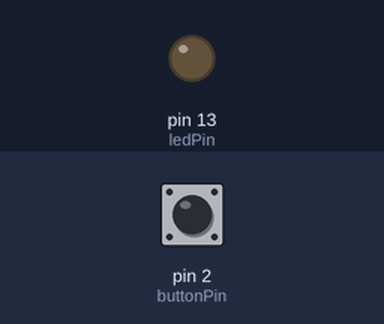
Bench run of a sketch on a simulated Arduino Uno, built with avr-gcc and run on an emulated ATmega328P. Parts: output pins drawn as LEDs (lit = HIGH). The inputs (shaded band) are chosen by the test bench; at power-on: pin 2 (buttonPin) HIGH.

Above: at 1.2 s.
1.3 s: pin 2 (buttonPin) pulled LOW for 0.15 s
At 1.9 s:
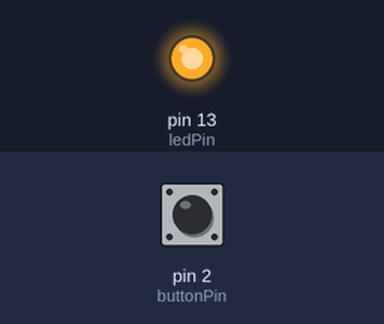
2.9 s: pin 2 (buttonPin) pulled LOW for 1 s
At 4.3 s:
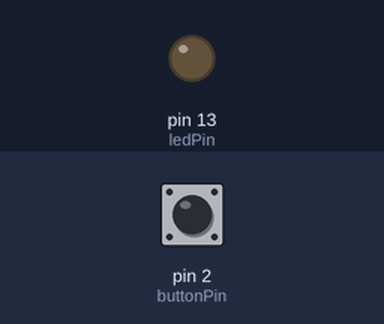
5.4 s: pin 2 (buttonPin) pulled LOW for 3.2 s
At 6.2 s:
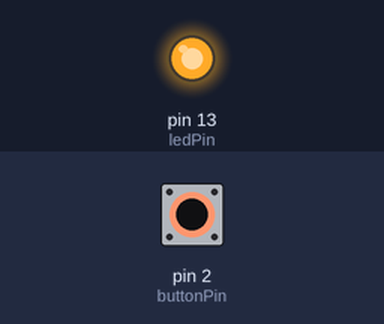
Timing chart, 0 to 8.4 s (numbered marks = the images above; inputs shaded):
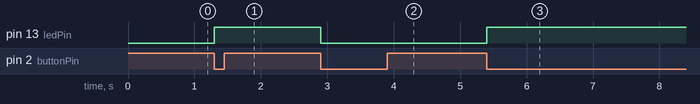

Measured:
- after the input at 1.3 s, pin 13 (ledPin): LOW → HIGH at once
- after the input at 2.9 s, pin 13 (ledPin): HIGH → LOW at once
- after the input at 5.4 s, pin 13 (ledPin): LOW → HIGH at once

The sketch:

Exercise1Arduino.ino
```cpp
const int ledPin = 13; //PORTB5
const int buttonPin = 2; // INT0

volatile bool ledState = false;

void setup() {
  pinMode(ledPin, OUTPUT);
  pinMode(buttonPin, INPUT_PULLUP); // button to GND

  attachInterrupt(digitalPinToInterrupt(buttonPin), toggleLED, FALLING);
}

void loop() {
  digitalWrite(ledPin, ledState);
}

void toggleLED() {
  ledState = !ledState;
}
```
